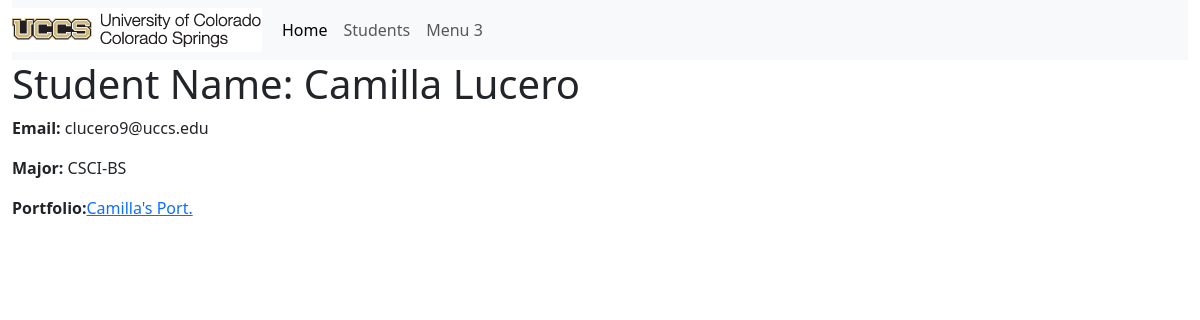
Screenshot of /student/1 with the database file from the repository.
### portfolio_app/models.py (models this page shows, shortened)
class Student(models.Model):
    MAJOR = (
        ('CSCI-BS', 'BS in Computer Science'),
        ('CPEN-BS', 'BS in Computer Engineering'),
        ('BIGD-BI', 'BI in Game Design and Development'),
        ('BICS-BI', 'BI in Computer Science'),
        ('BISC-BI', 'BI in Computer Security'),
        ('CSCI-BA', 'BA in Computer Science'),
        ('DASE-BS', 'BS in Data Analytics and Systems Engineering')
    )
    name = models.CharField(max_length=200)
    email = models.CharField("UCCS Email", max_length=200)
    major = models.CharField(max_length=200, choices=MAJOR, blank = True)
    portfolio = models.OneToOneField(Portfolio, on_delete=models.CASCADE)

class Portfolio(models.Model):
    title = models.CharField(max_length=200)
    contact_email = models.CharField(max_length=200)
    is_active = models.BooleanField(default=False)
    about = models.CharField(max_length=400, blank=True)
    def get_absolute_url(self):
        return reverse('portfolio-detail', args=[str(self.id)])

### portfolio_app/views.py (the view)
# urls.py: path('student/<int:pk>', views.StudentDetailView.as_view(), name='student-detail'),
class StudentDetailView(generic.DetailView):
    model=Student

### portfolio_app/templates/portfolio_app/student_detail.html
{% extends "portfolio_app/base_template.html" %}
{% block content %}
<h1>Student Name: {{ student.name}}</h1>
<p><strong>Email:</strong> {{student.email}}</p>
<p><strong>Major:</strong> {{student.major}}</p>
<p><strong>Portfolio:</strong><a href="{{ student.portfolio.get_absolute_url}}">{{ student.portfolio.title }} </a>
{%endblock%}

### rows the page displays
Student: name "Camilla Lucero", email "clucero9@uccs.edu", major "CSCI-BS", portfolio "Camilla's Port."
